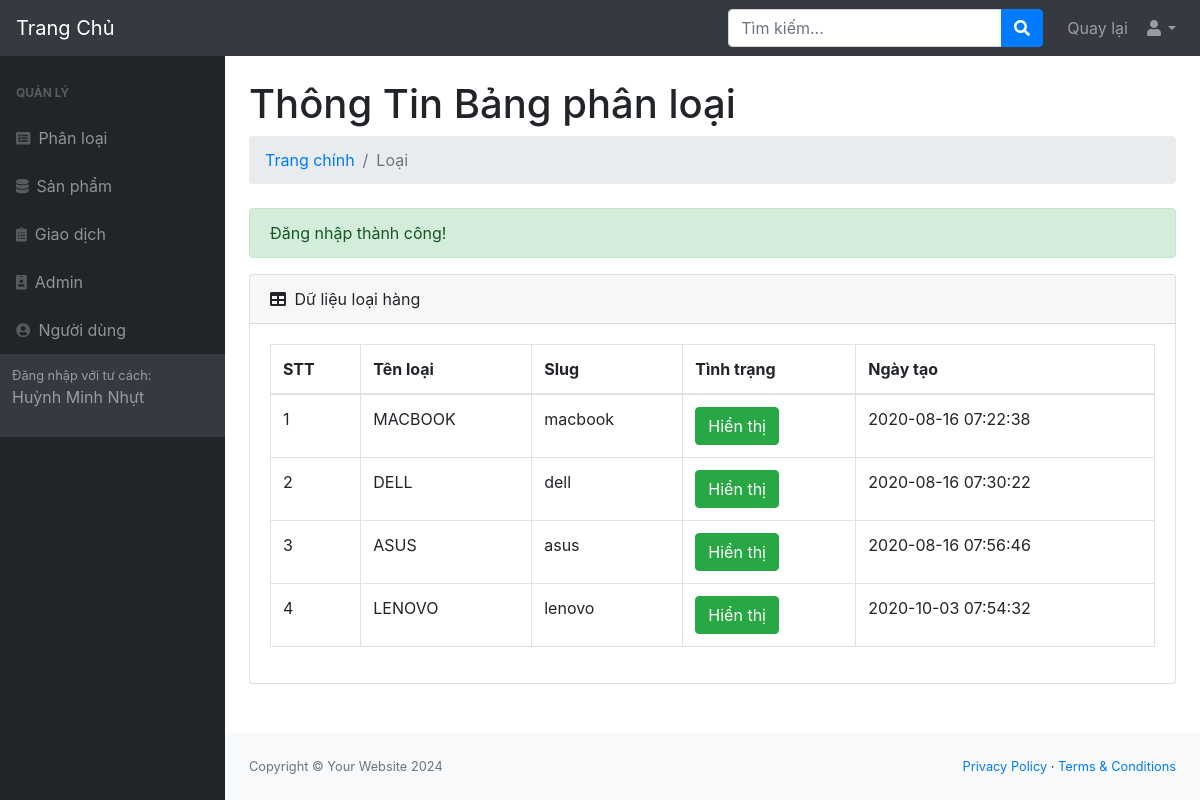
/admin/modules/category/index.php (signed in), run on the app's committed database.
### tables this page shows
CREATE TABLE `category` (
  `id` int(11) NOT NULL,
  `name` varchar(255) DEFAULT NULL,
  `slug` varchar(255) DEFAULT NULL,
  `banner` varchar(255) DEFAULT NULL,
  `home` tinyint(4) DEFAULT 0,
  `status` tinyint(4) DEFAULT 1,
  `created_at` timestamp NULL DEFAULT current_timestamp(),
  `update_at` timestamp NULL DEFAULT current_timestamp()
);

### libraries/Function.php (called while the page is built, shortened)
<?php
function base_url_admin()
{
    return "http://localhost/congngheshop/admin/";
}
?>

### libraries/Database.php (called while the page is built, shortened)
<?php
    class Database
    {
        public $link;
        public function __construct()
        {
            $this->link = mysqli_connect("localhost","root","","shopcongnghe") or die ();
            mysqli_set_charset($this->link,"utf8");
        }
         public function fetchAll($table)
        {
            $sql = "SELECT * FROM {$table} WHERE 1" ;
            $result = mysqli_query($this->link,$sql) or die("Lỗi Truy Vấn fetchAll " .mysqli_error($this->link));
            $data = [];
            if( $result)
            {
                while ($num = mysqli_fetch_assoc($result))
                {
                    $data[] = $num;
                }
            }
            return $data;
        }
    }
?>

### admin/autoload/autoload.php (called while the page is built, shortened)
<?php
require_once __DIR__ . "/../../libraries/Database.php";
require_once __DIR__ . "/../../libraries/Function.php";
$db = new Database;
$category = $db->fetchAll("category");

### admin/modules/category/index.php (the view, shortened to what this page needs)
<?php
require_once __DIR__ . "/../../autoload/autoload.php";
$category = $db->fetchAll("category");
?>
<?php require_once __DIR__ . "/../../layouts/header.php"; ?>
<main>
    <div class="container-fluid">
        <h1 class="mt-4">Thông Tin Bảng phân loại</h1>
        <ol class="breadcrumb mb-4">
            <li class="breadcrumb-item"><a href="<?php echo base_url_admin() ?>">Trang chính</a></li>
            <li class="breadcrumb-item active">Loại</li>
        </ol>
        <?php require_once __DIR__ . "/../../../partials/notification.php"; ?>
        <div class="card mb-4">
            <div class="card-header">
                <i class="fas fa-table mr-1"></i>
                Dữ liệu loại hàng
            </div>
            <div class="card-body">
                <div class="table-responsive">
                    <table class="table table-bordered" id="dataTable" width="100%" cellspacing="0">
                        <thead>
                            <tr>
                                <th>STT</th>
                                <th>Tên loại</th>
                                <th>Slug</th>
                                <th>Tình trạng</th>
                                <th>Ngày tạo</th>
                            </tr>
                        </thead>
                        <tbody>
                            <?php $Number = 1; foreach ($category as $item): ?>
                                <tr>
                                    <td><?php echo $Number ?></td>
                                    <td><?php echo $item['name'] ?></td>
                                    <td><?php echo $item['slug'] ?></td>
                                    <td>
                                        <a href="home.php?id=<?php echo $item['id'] ?>" class="btn <?php echo $item['home'] == 1 ? 'btn-success' : 'btn-warning' ?>">
                                            <?php echo $item['home'] == 1 ? 'Hiển thị' : 'Ẩn' ?>
                                        </a>
                                    </td>
                                    <td><?php echo $item['created_at'] ?></td>
                                </tr>
                            <?php $Number++; endforeach ?>
                        </tbody>
                    </table>
                </div>
            </div>
        </div>
    </div>
</main>
<?php require_once __DIR__ . "/../../layouts/footer.php"; ?>

### data on the page
category: name "MACBOOK", slug "macbook", home "Hiển thị", created_at "2020-08-16 07:22:38"
category: name "DELL", slug "dell", home "Hiển thị", created_at "2020-08-16 07:30:22"
category: name "ASUS", slug "asus", home "Hiển thị", created_at "2020-08-16 07:56:46"
category: name "LENOVO", slug "lenovo", home "Hiển thị", created_at "2020-10-03 07:54:32"

### other printed values
$_SESSION['admin_name'] "Huỳnh Minh Nhựt"
$_SESSION['success'] "Đăng nhập thành công!"
